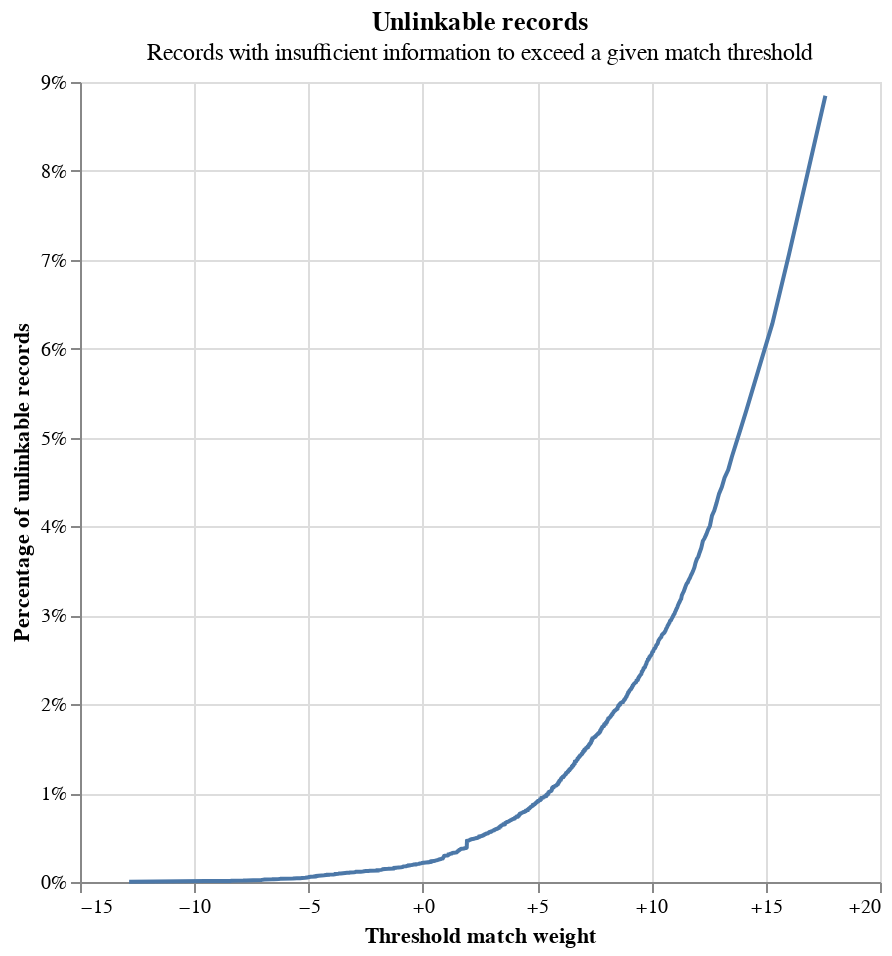

Notebook code cell kept with this figure:
### Code cell
linker.unlinkables_chart()

### Figure 1 — Vega-Lite specification as saved in the notebook (floating-point values rounded to 4 significant figures; data arrays with more than 128 entries replaced by an {"elided": "..."} marker saying what was removed)
{"$schema": "https://vega.github.io/schema/vega-lite/v4.8.1.json", "config": {"view": {"continuousHeight": 300, "continuousWidth": 400}}, "data": {"values": {"elided": "1028 records"}}, "height": 400, "layer": [{"encoding": {"x": {"axis": {"format": "+", "title": "Threshold match weight"}, "field": "match_weight", "type": "quantitative"}, "y": {"axis": {"format": "%", "title": "Percentage of unlinkable records"}, "field": "cum_prop", "type": "quantitative"}}, "mark": "line"}, {"encoding": {"opacity": {"value": 0}, "tooltip": [{"field": "match_weight", "format": "+.5", "title": "Match weight", "type": "quantitative"}, {"field": "match_probability", "format": ".5", "title": "Match probability", "type": "quantitative"}, {"field": "cum_prop", "format": ".3%", "title": "Proportion of unlinkable records", "type": "quantitative"}], "x": {"field": "match_weight", "type": "quantitative"}, "y": {"field": "cum_prop", "type": "quantitative"}}, "mark": "point", "selection": {"selector112": {"empty": "none", "fields": ["match_weight", "cum_prop"], "nearest": true, "on": "mouseover", "type": "single"}}}, {"encoding": {"opacity": {"condition": {"selection": "selector112", "value": 1}, "value": 0}, "x": {"axis": {"title": "Threshold match weight"}, "field": "match_weight", "type": "quantitative"}, "y": {"axis": {"format": "%", "title": "Percentage of unlinkable records"}, "field": "cum_prop", "type": "quantitative"}}, "mark": "point"}, {"encoding": {"x": {"field": "match_weight", "type": "quantitative"}}, "mark": {"color": "gray", "type": "rule"}, "transform": [{"filter": {"selection": "selector112"}}]}, {"encoding": {"y": {"field": "cum_prop", "type": "quantitative"}}, "mark": {"color": "gray", "type": "rule"}, "transform": [{"filter": {"selection": "selector112"}}]}], "title": {"subtitle": "Records with insufficient information to exceed a given match threshold", "text": "Unlinkable records"}, "width": 400}
